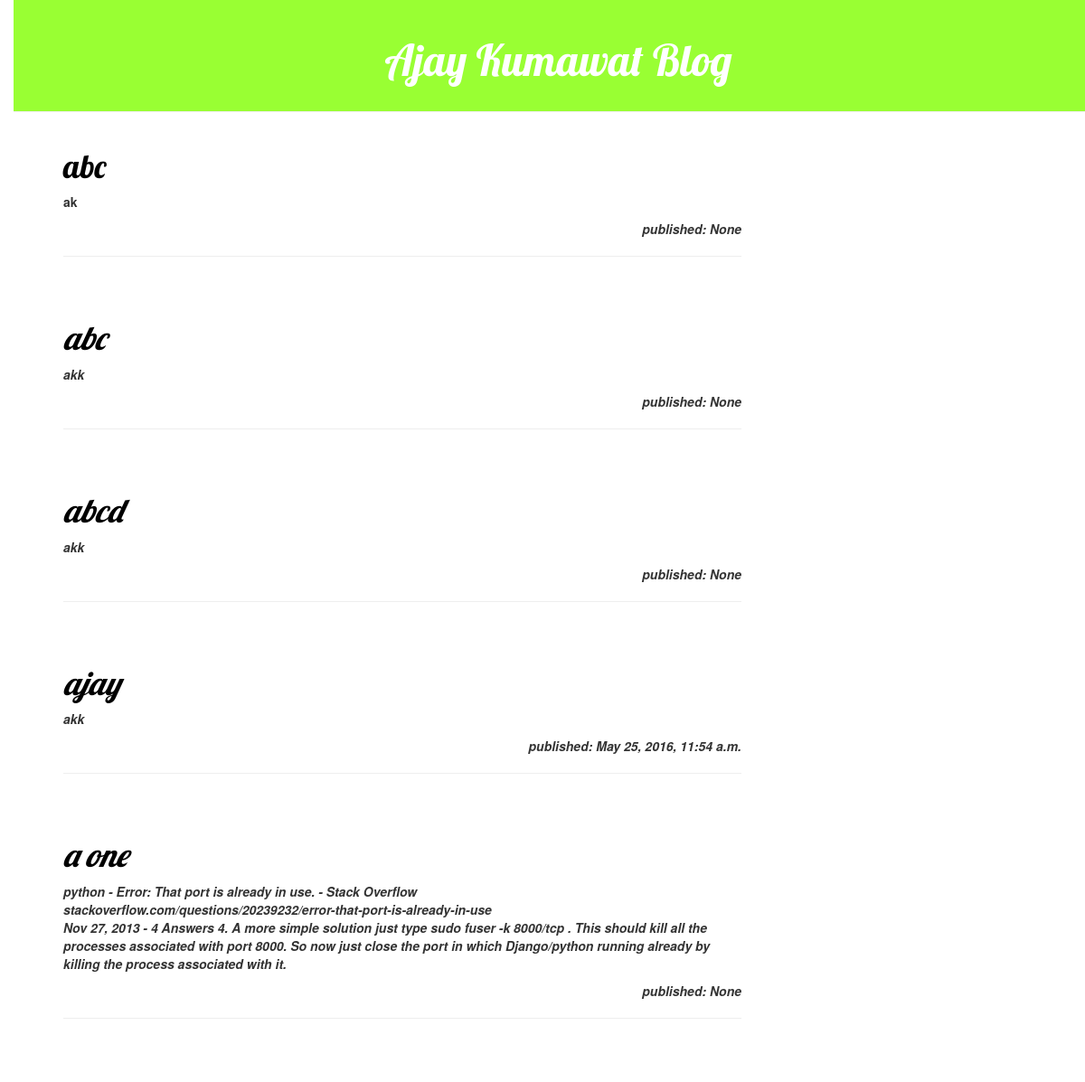
Before: / with the older database file.
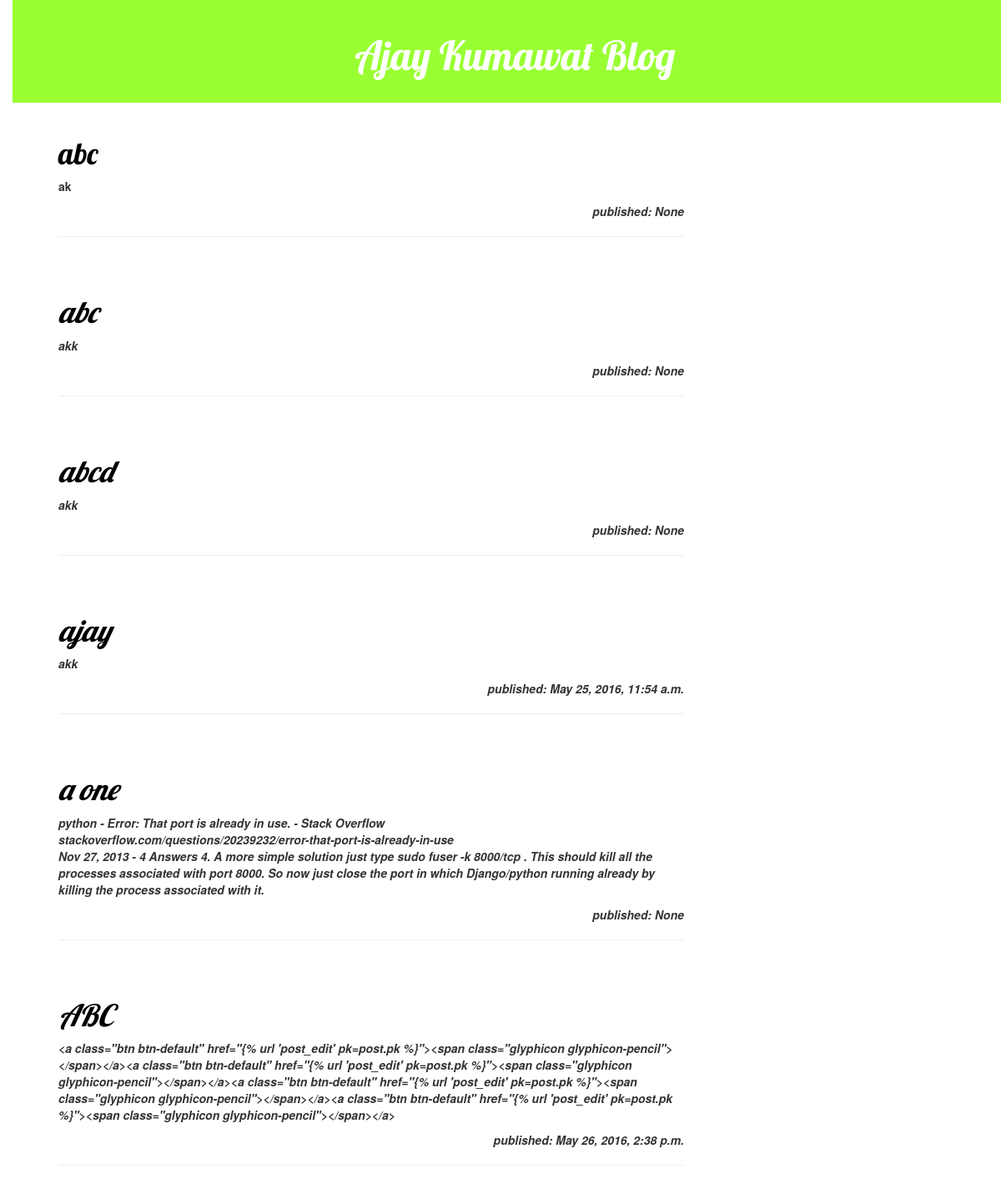
After: the same page with the newer database file.
### blog/models.py (models this page shows, shortened)
class Post(models.Model):
    author=models.ForeignKey('auth.User')
    title=models.CharField(max_length=200)
    text=models.TextField()
    Create_date  =models.DateTimeField(default=timezone.now)
    publish_date = models.DateTimeField(blank= True, null=True)

### blog/views.py (the view)
# urls.py: url(r'^$', views.post_list, name='post_list'),
def post_list(request):
    posts = Post.objects.filter(title__contains='a')
    return render(request, 'blog/post_list.html', {'posts':posts})

### blog/templates/blog/post_list.html (shortened to what this page needs)
{% extends 'blog/base.html' %}
{% block content %}
 {% for post in posts %}
		<div class="post">
		    <h1><a href="{% url 'post_detail' pk=post.pk %}">{{ post.title }}</a></h1>
		    <b> <p>{{ post.text|linebreaks }}</p></b>
		    <b><i><p style="text-align:right" >published: {{ post.publish_date }}</p>
		      <hr>
		</div>
	    {% endfor %}
{% endblock content%}

Changed rows visible on the page:
added Post: title "ABC", text "<a class=\"btn btn-default\" href=\"{% url 'post_edit' pk=post.pk %}\"><span class=\"glyphicon glyphicon-pencil\"></span></a><a class=\"btn btn-default\" href=\"{% url 'post_edit' pk=post.pk %}\"><span class=\"glyphicon glyphicon-pencil\"></span></a><a class=\"btn btn-default\" href=\"{% url 'post_edit' pk=post.pk %}\"><span class=\"glyphicon glyphicon-pencil\"></span></a><a class=\"btn btn-default\" href=\"{% url 'post_edit' pk=post.pk %}\"><span class=\"glyphicon glyphicon-pencil\"></span></a>", publish_date "May 26, 2016, 2:38 p.m."
